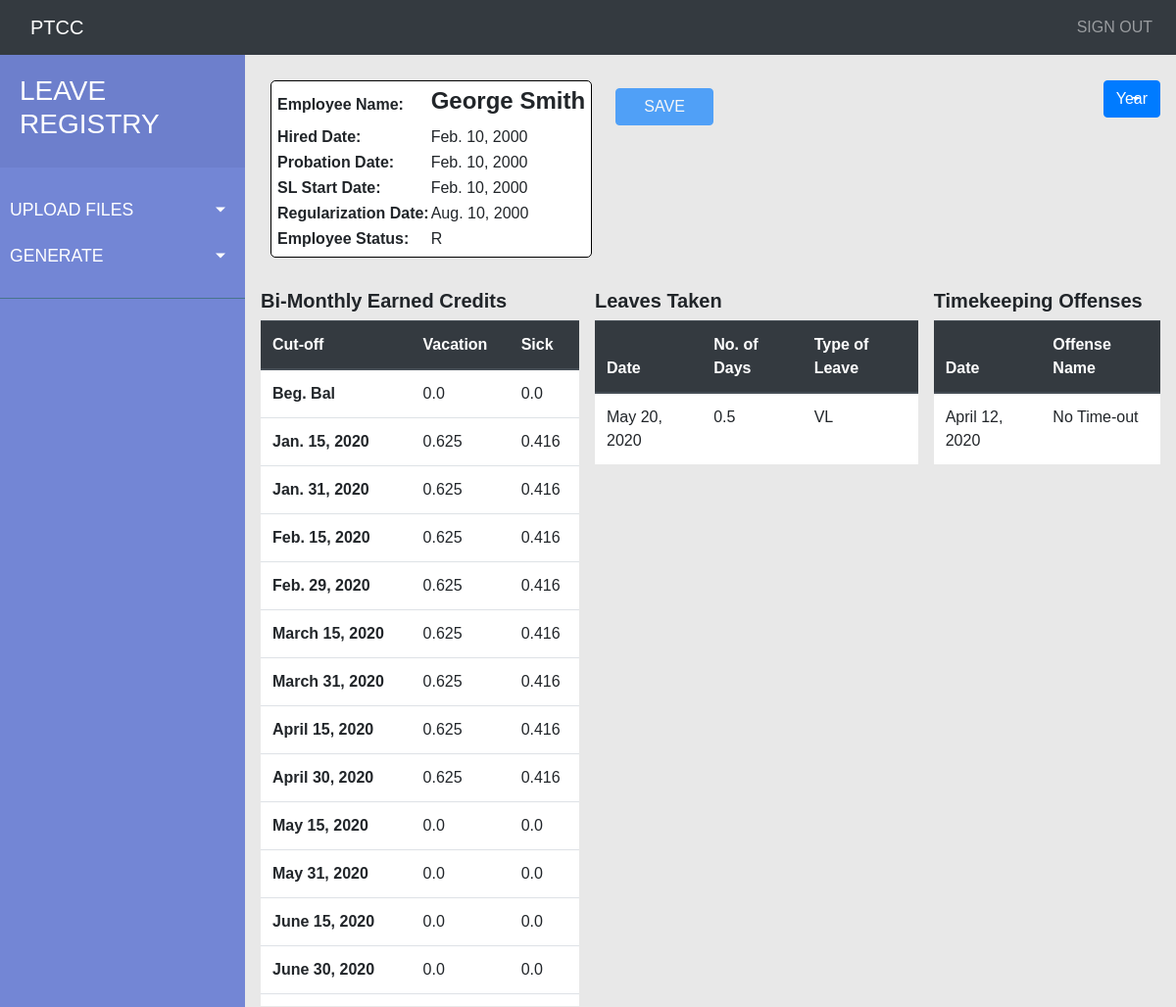
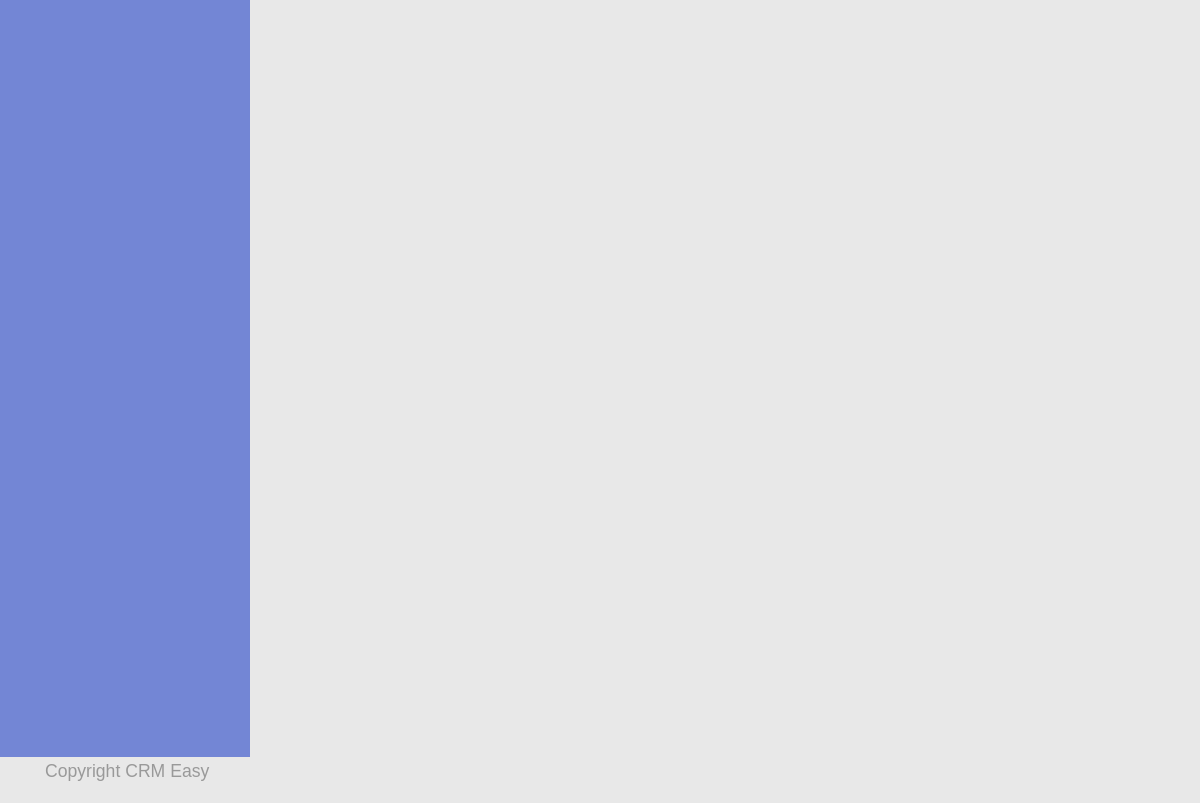
Page /employee_profile/10/ on the committed database (2 pictures, top to bottom).
### employee_profile/models.py (models this page shows, shortened)
class Employee(models.Model):
    REGULAR = 'R'
    REGULAR1 = 'R1'
    PROBATION = 'P'
    employee_status_choices = [
        (REGULAR, 'Regular Employee'),
        (REGULAR1, 'Regular1 Employee'),
        (PROBATION, 'Probationary Employee')
    ]
    employee_tin_id = models.IntegerField(default=0, unique=True)
    name = models.CharField(max_length=200)
    probation_date = models.DateField()
    hired_date = models.DateField()
    sl_start_date = models.DateField()
    regularization_date = models.DateField()
    employee_status = models.CharField(max_length=2,
                                       choices=employee_status_choices,
                                       default=PROBATION)
    prev_vl_bal = models.FloatField(default=0.0)
    prev_sl_bal = models.FloatField(default=0.0)
    def get_earned_leaves(self):
        vl_list, sl_list = self.get_vl_sl_list()
        return zip(vl_list, sl_list)
    def get_total_leaves(self):
        vl_list, sl_list = self.get_vl_sl_list()
        total_vl = self.prev_vl_bal
        total_sl = self.prev_sl_bal
        for vl in vl_list:
            total_vl += vl.value
        for sl in sl_list:
            total_sl += sl.value
        total_vl = round(total_vl, 3)
        total_sl = round(total_sl, 3)
        return total_vl, total_sl
    def get_vl_sl_list(self):
        emp_leaves = self.earnedleave_set.all()
        vl_list = []
        sl_list = []
        for leave in emp_leaves:
            if leave.type == 'VL':
                vl_list.append(leave)
            elif leave.type == 'SL':
                sl_list.append(leave)
        vl_list.sort(key=lambda x: x.cut_off)
        sl_list.sort(key=lambda x: x.cut_off)
        return vl_list, sl_list

class Earnedleave(models.Model):
    VL = 'VL'
    SL = 'SL'
    type_choices = [
        (VL, 'Vacation Leave'),
        (SL, 'Sick Leave')
    ]
    employee = models.ForeignKey(Employee, on_delete=models.CASCADE)
    cut_off = models.DateField()
    value = models.FloatField(default=0.0)
    type = models.CharField(max_length=2,
                            choices=type_choices,
                            default=VL)

class Leave(models.Model):
    VL = 'VL'
    SL = 'SL'
    type_choices = [
        (VL, 'Vacation Leave'),
        (SL, 'Sick Leave')
    ]
    employee = models.ForeignKey(Employee, on_delete=models.CASCADE)
    date = models.DateField()
    days = models.FloatField(default=0.0)
    type = models.CharField(max_length=2,
                            choices=type_choices,
                            default=VL)

class Offense(models.Model):
    employee = models.ForeignKey(Employee, on_delete=models.CASCADE)
    date = models.DateField()
    offense_name = models.CharField(max_length=20)

### employee_profile/views.py (the view)
# urls.py: path('<int:pk>/', views.EmployeeDetailView.as_view(), name='employee_details'),
class EmployeeDetailView(generic.DetailView):
    model = Employee
    template_name = 'employee_profile/employee_details.html'

### employee_profile/templates/employee_profile/employee_details.html (shortened to what this page needs)
{% extends 'base.html' %}
{% load static %}
{% block content %}
    <div class="d-flex flex-column">
        <div class="p-2">
            <div class="d-flex flex-row">
                <div class="p-2">
                    <div class="employee_spec_details">
                        <table>
                            <tr>
                                <th>Employee Name:</th>
                                <td><h4><strong>{{employee.name}}</strong></h4></td>
                            </tr>
                            <tr>
                                <th>Hired Date:</th>
                                <td id="hired_date">{{employee.hired_date}}</td>
                            </tr>
                            <tr>
                                <th>Probation Date:</th>
                                <td id="probation_date">{{employee.probation_date}}</td>
                            </tr>
                            <tr>
                                <th>SL Start Date:</th>
                                <td id="sl_start_date">{{employee.sl_start_date}}</td>
                            </tr>
                            <tr>
                                <th>Regularization Date:</th>
                                <td class="editable"
                                    data-id="{{employee.id}}"
                                    data-type="employee-regularization_date"
                                    name="format_date">{{employee.regularization_date}}
                                </td>
                            </tr>
                            <tr>
                                <th>Employee Status:</th>
                                <td class="editable"
                                    data-id="{{employee.id}}"
                                    data-type="employee-employee_status">{{employee.employee_status}}
                                </td>
                            </tr>
                        </table>
                    </div>
                </div>
                <div class="p-2">
                    <div class="config_buttons">
                        <div class="d-flex justify-content-between">
                            <div class="p-2">
                                <button type="button" class="btn btn-primary config_button_style" id="save_employee" disabled="true">SAVE</button>
                            </div>
                        </div>
                    </div>
                </div>
                <div class="ml-auto p-2">
                    <div class="btn-group year_dropdown">
                        <button type="button" class="btn btn-primary dropdown-toggle" data-toggle="dropdown" aria-haspopup="true" aria-expanded="false">
                            Year
                        </button>
                    </div>
                </div>
            </div>
        </div>
        <div class="p-2">
            <div class="d-flex flex-row">
                <div class="p-2 earned_leave">
                    <h5><strong>Bi-Monthly Earned Credits</strong></h5>
                    <div style="overflow:auto;height: 700px;width: 325px;">
                        <table class="table earned_leave_table">
                            <thead class="thead-dark">
                                <tr>
                                    <th scope="col">Cut-off</th>
                                    <th scope="col">Vacation</th>
                                    <th scope="col">Sick</th>
                                </tr>
                            </thead>
                            <tbody>
                                <tr>
                                    <th scope="row">Beg. Bal</th>
                                    <td
                                        class="editable"
                                        data-id="{{employee.id}}"
                                        data-type="employee-prev_vl_bal"
                                        scope="row"
                                        name="format_float">
                                            {{employee.prev_vl_bal}}
                                    </td>
                                    <td
                                        class="editable"
                                        data-id="{{employee.id}}"
                                        data-type="employee-prev_sl_bal"
                                        scope="row"
                                        name="format_float">
                                            {{employee.prev_sl_bal}}
                                    </td>
                                </tr>
                                {% for vl, sl in employee.get_earned_leaves %}
                                    <tr>
                                        <th scope="row">{{vl.cut_off}}</th>
                                        <td class="editable"
                                            data-id="{{vl.id}}"
                                            data-type="earned-{{vl.type}}"
                                            name="format_float"
                                            scope="row">{{vl.value}}
                                        </td>
                                        <td class="editable"
                                            data-id="{{sl.id}}"
                                            data-type="earned-{{sl.type}}"
                                            name="format_float"
                                            scope="row">{{sl.value}}
                                        </td>
                                    </tr>
                                {% endfor %}
                            </tbody>
                        </table>
                    </div>
                </div>
                <div class="p-2 leaves_taken">
                    <h5><strong>Leaves Taken</strong></h5>
                    <div style="overflow:auto;height: 700px;">
                        <table class="table leaves_taken_table">
                            <thead class="thead-dark">
                                <tr>
                                    <th scope="col">Date</th>
                                    <th scope="col">No. of Days</th>
                                    <th scope="col">Type of Leave</th>
                                </tr>
                            </thead>
                            <tbody>
                                {% for leave in employee.leave_set.all %}
                                    <tr>
                                        <td class="editable"
                                            data-id="{{leave.id}}"
                                            data-type="leave-date"
                                            name="format_date"
                                            scope="row">{{leave.date}}
                                        </td>
                                        <td class="editable"
                                            data-id="{{leave.id}}"
                                            data-type="leave-days"
                                            name="format_text"
                                            scope="row">{{leave.days}}
                                        </td>
                                        <td class="editable"
                                            data-id="{{leave.id}}"
                                            data-type="leave-type"
                                            name="format_text"
                                            scope="row">{{leave.type}}
                                        </td>
                                    </tr>
                                {% endfor %}
                            </tbody>
                        </table>
                    </div>
                </div>
                <div class="p-2 offenses">
                    <h5><strong>Timekeeping Offenses</strong></h5>
                    <div style="overflow:auto;height: 700px;">
                        <table class="table offenses_table">
                            <thead class="thead-dark">
                                <tr>
                                    <th scope="col">Date</th>
                                    <th scope="col">Offense Name</th>
                                </tr>
                            </thead>
                            <tbody>
                                {% for offense in employee.offense_set.all %}
                                    <tr>
                                        <td class="editable"
                                            data-id="{{offense.id}}"
                                            data-type="offense-date"
                                            name="format_date"
                                            scope="row">{{offense.date}}
                                        </td>
                                        <td class="editable"
                                            data-id="{{offense.id}}"
                                            data-type="offense-offense_name"
                                            name="format_text"
                                            scope="row">{{offense.offense_name}}</td>
                                    </tr>
                                {% endfor %}
                            </tbody>
                        </table>
                    </div>
                </div>
            </div>
        </div>
    </div>
{% endblock content %}

### employee_profile/static/employee_profile/style.css (style rules this page uses)
.dropdown-toggle::after { display: block; position: absolute; top: 50%; right: 20px; transform: translateY(-50%); }
body { font-family: 'Poppins', sans-serif; background: #E8E8E8; }
.employee_spec_details { border:1px solid #000000; border-radius:5px; padding:5px; margin-top:10px; margin-left:10px; background-color:#FFFFFF; }
.config_buttons { margin-top:10px; }
.justify-content-between { flex-direction: column; }
.config_button_style { width:100px; }
.year_dropdown { margin-top:10px; }
.flex-column { width:100%; }
.earned_leave_table { background-color: #FFFFFF; }
.leaves_taken_table { background-color: #FFFFFF; }
.offenses_table { background-color: #FFFFFF; }

### rows in the picture
Employee: name "George Smith", hired_date "Feb. 10, 2000", probation_date "Feb. 10, 2000", sl_start_date "Feb. 10, 2000", regularization_date "Aug. 10, 2000", employee_status "R", prev_vl_bal "0.0", prev_sl_bal "0.0"
Earnedleave: cut_off "Jan. 15, 2020", value "0.625", value "0.416"
Earnedleave: cut_off "Jan. 31, 2020", value "0.625", value "0.416"
Earnedleave: cut_off "Feb. 15, 2020", value "0.625", value "0.416"
Earnedleave: cut_off "Feb. 29, 2020", value "0.625", value "0.416"
Earnedleave: cut_off "March 15, 2020", value "0.625", value "0.416"
Earnedleave: cut_off "March 31, 2020", value "0.625", value "0.416"
Earnedleave: cut_off "April 15, 2020", value "0.625", value "0.416"
Earnedleave: cut_off "April 30, 2020", value "0.625", value "0.416"
Earnedleave: cut_off "May 15, 2020", value "0.0"
Earnedleave: cut_off "May 31, 2020", value "0.0"
Earnedleave: cut_off "June 15, 2020", value "0.0"
Earnedleave: cut_off "June 30, 2020", value "0.0"
Leave: date "May 20, 2020", days "0.5", type "VL"
Offense: date "April 12, 2020", offense_name "No Time-out"
